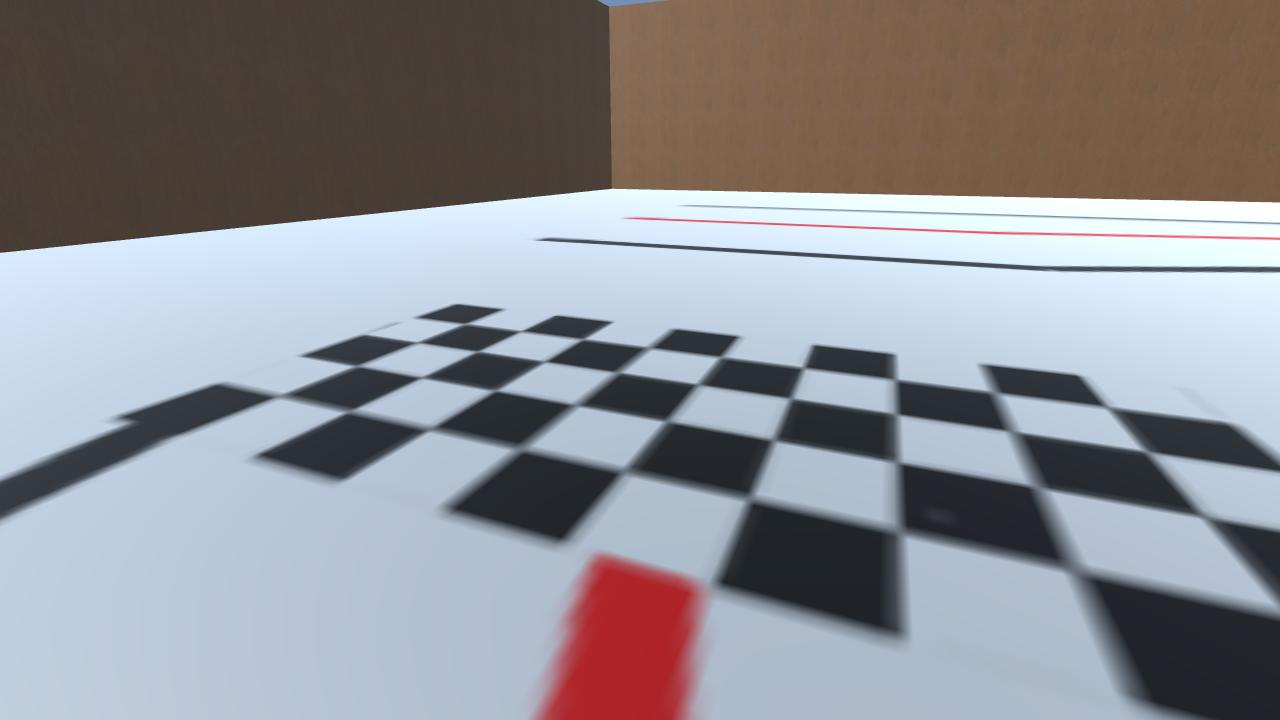
#> input picture Jetbot-Simulator-Package-Linux/Unity-Simulator/Snapshot/2020-06-28-15_16_22.jpg, 1280 x 720 px
$ python test.py
#> lines starting #> are read from the running program, lines starting #| are printed output that depends on the picture
import numpy as np
import cv2

frames = 0


objpoints = []
Matrix = np.array([[568.67291932, 0.00000000e+00, 518.70213251],
 [0.00000000e+00, 567.49287398, 245.11856484],
 [0.00000000e+00, 0.00000000e+00, 1.00000000e+00]])
k = np.array([[ -0.30992158, 0.10084567,  0.00088568 ,-0.00114713, -0.01561677]])

def detect_chessboard(image):
    criteria = (cv2.TERM_CRITERIA_EPS + cv2.TERM_CRITERIA_MAX_ITER, 40, 0.001)
    objp = np.zeros((4*3,3), np.float32)
    objp[:,:2] = np.mgrid[0:4,0:3].T.reshape(-1,2)*20

    img = image
    h,w,c = img.shape
    bytesPerLine = 3*w
    gray = cv2.cvtColor(img,cv2.COLOR_RGB2GRAY)
    ret, corners = cv2.findChessboardCorners(gray, (4,3),None) #
    if ret:
        objpoints.append(objp)
        print('find target%%%%%%%%%%%%%%%%%%%%%%%%%%%%%%%%%%%%%%%%%%%%%%%%%%%%%%%%%%%%%%%%%%%%%%%%%%%%%%%%%%%%')
        return objp,corners
    else:
        print('cant find target')
        return 0,0


img = cv2.imread('2020-06-28-15_16_22.jpg')
#> img is the input picture: shape (720, 1280, 3); mean B, G, R 147.3, 142, 141.7
detect_chessboard(img)
#> in detect_chessboard, `ret, corners = cv2.findChessboardCorners(gray, (4,3),None)`: ret = True; corners = [[720.5, 357.5], [803.5, 367.5], [894, 379], [995, 392.5], [698.5, 384.5], [790.5, 398.5], [895.5, 414], [1012.5, 432], [668, 421.5], [774, 439.5], [896.5, 462], [1037.5, 487]]
img = cv2.imread('2020-06-28-15_16_31.jpg')
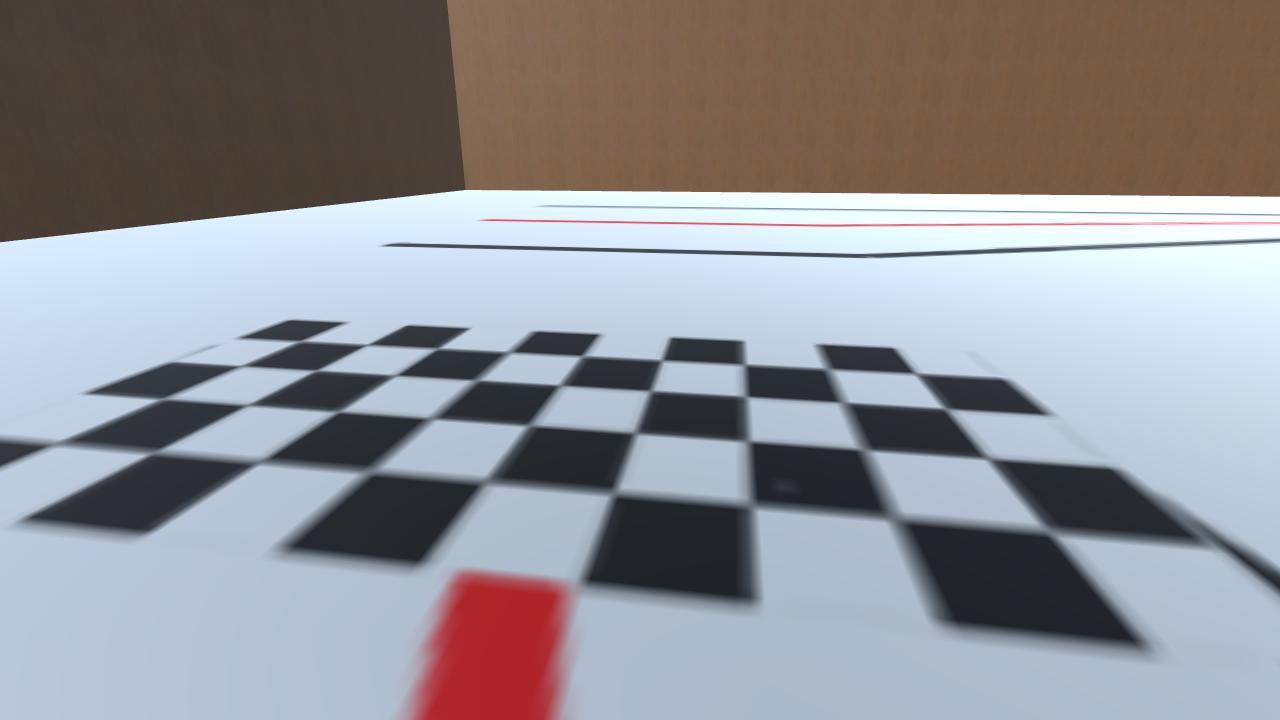
#> input picture Jetbot-Simulator-Package-Linux/Unity-Simulator/Snapshot/2020-06-28-15_16_31.jpg, 1280 x 720 px
#> img is the input picture: shape (720, 1280, 3); mean B, G, R 149.2, 144.4, 144.3
detect_chessboard(img)
#> in detect_chessboard (call 2), `gray = cv2.cvtColor(img,cv2.COLOR_RGB2GRAY)`:
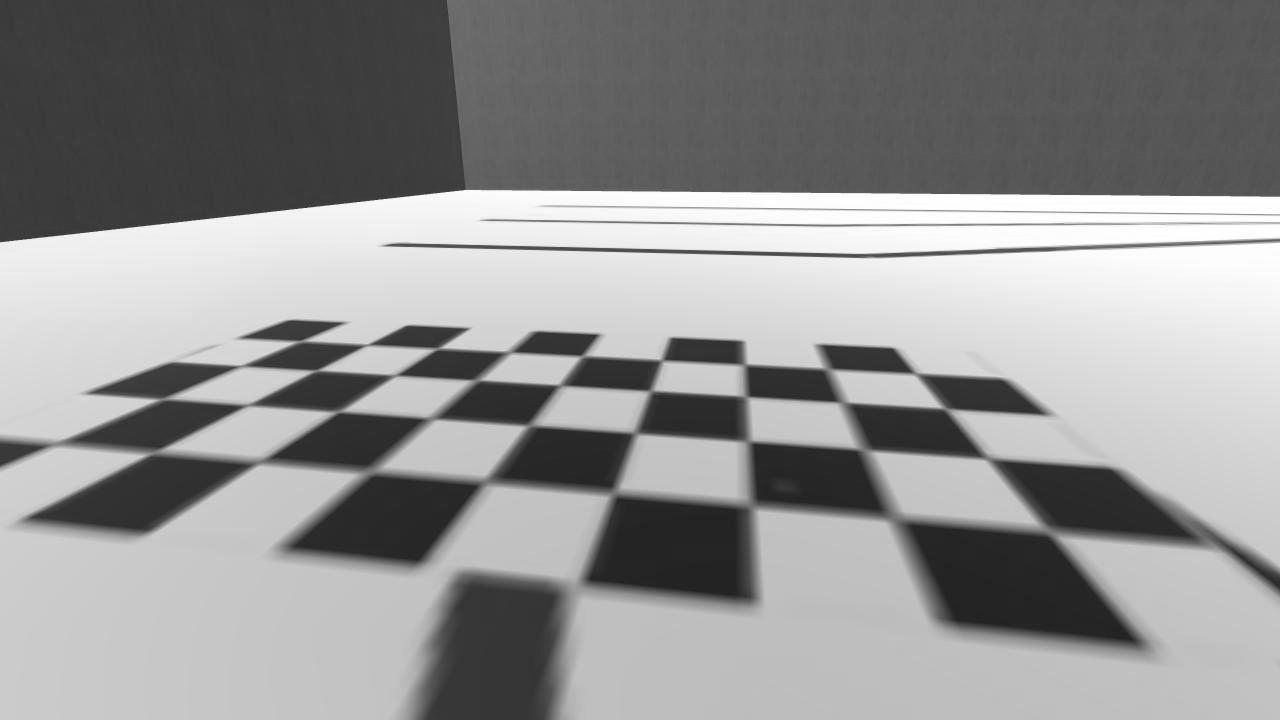
#> gray: shape (720, 1280); min 32, max 255, mean 145.8
#> in detect_chessboard (call 2), `ret, corners = cv2.findChessboardCorners(gray, (4,3),None)`: corners = [[582.5, 356.5], [661.5, 359.2], [743.5, 364.5], [828.5, 369], [561, 385.4], [650.5, 390.5], [746.5, 397], [843, 403], [530.5, 425], [635.5, 432], [746.5, 441.5], [863.5, 450]]
img = cv2.imread('2020-06-28-15_16_34.jpg')
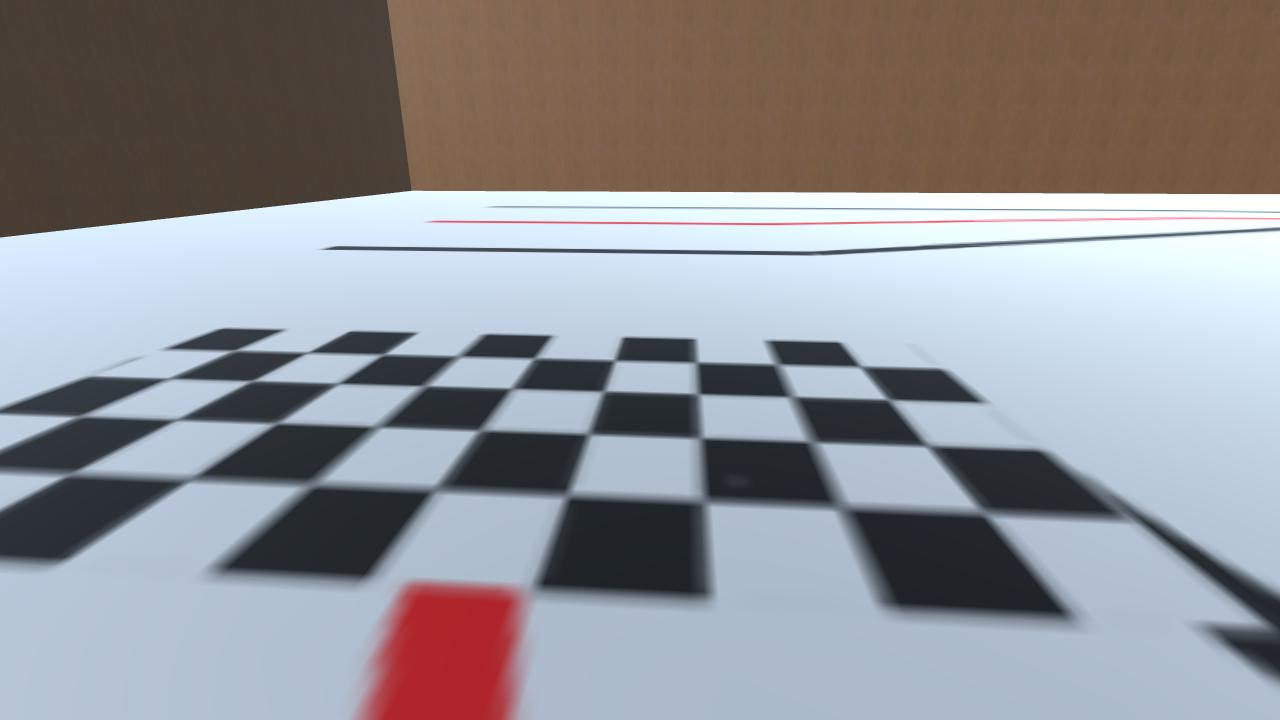
#> input picture Jetbot-Simulator-Package-Linux/Unity-Simulator/Snapshot/2020-06-28-15_16_34.jpg, 1280 x 720 px
#> img is the input picture: shape (720, 1280, 3); mean B, G, R 149.4, 144.8, 144.7
detect_chessboard(img)
#> in detect_chessboard (call 3), `gray = cv2.cvtColor(img,cv2.COLOR_RGB2GRAY)`:
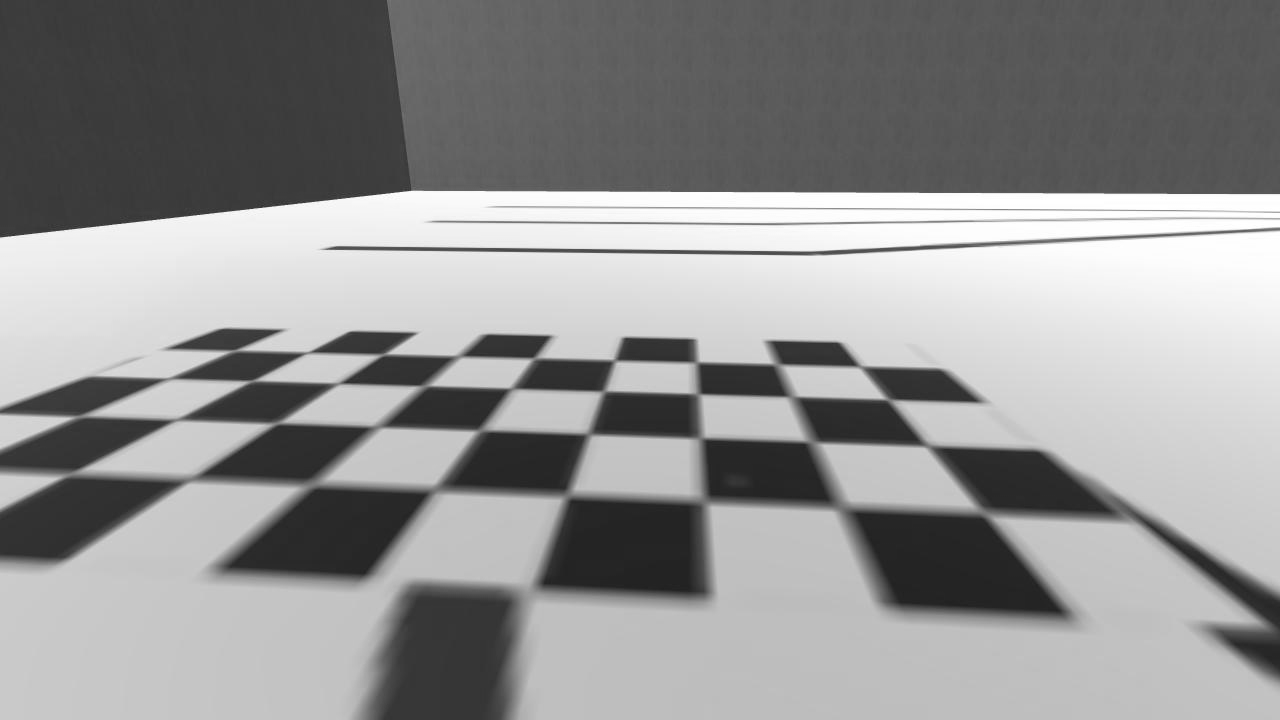
#> gray: shape (720, 1280); min 32, max 255, mean 146.2
#> in detect_chessboard (call 3), `ret, corners = cv2.findChessboardCorners(gray, (4,3),None)`: corners = [[534.5, 358], [613.9, 359.3], [695, 362.5], [777.3, 364.7], [512.5, 388.5], [603.5, 391], [698.5, 394], [791.5, 397], [479.6, 430.4], [589, 434], [699.5, 438.5], [812, 442]]
